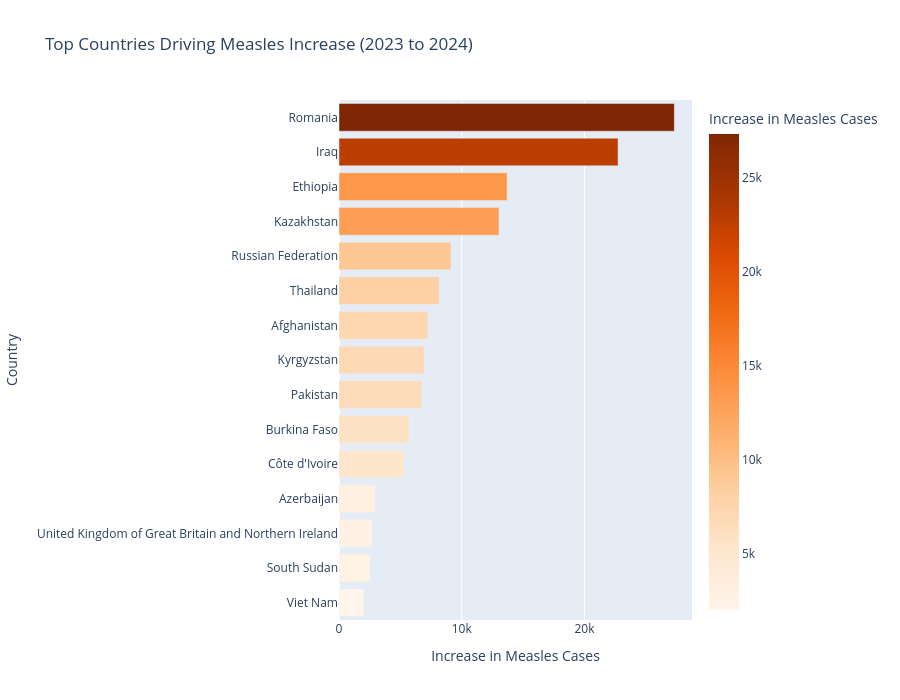

The code cell stored with this chart in its notebook:
### Code cell
# Countries that drove the 2023 to 2024 measles increase
country_year_23_24 = (
    yearly_measles
    .groupby(['country', 'year'], as_index=False)['measles_total']
    .sum()
)

pivot_23_24 = country_year_23_24.pivot(index='country', columns='year', values='measles_total').fillna(0)
pivot_23_24['increase_2024_vs_2023'] = pivot_23_24.get(2024, 0) - pivot_23_24.get(2023, 0)

drivers_23_24 = (
    pivot_23_24[pivot_23_24['increase_2024_vs_2023'] > 0][['increase_2024_vs_2023']]
    .sort_values('increase_2024_vs_2023', ascending=False)
)

global_increase_23_24 = drivers_23_24['increase_2024_vs_2023'].sum()
top_n_23_24 = 15
top_drivers_23_24 = drivers_23_24.head(top_n_23_24).copy()
top_drivers_23_24['share_of_increase_pct'] = (
    top_drivers_23_24['increase_2024_vs_2023'] / global_increase_23_24 * 100
).round(2)

print('Countries driving the 2023 to 2024 increase:')
print(top_drivers_23_24)
print(f"\nTotal global increase (2024 vs 2023): {int(global_increase_23_24):,}")
print(
    f"Top {top_n_23_24} countries explain "
    f"{top_drivers_23_24['share_of_increase_pct'].sum():.2f}% of that increase."
)

# Plotly horizontal bar chart
plot_23_24 = top_drivers_23_24.sort_values('increase_2024_vs_2023', ascending=True).reset_index()
fig = px.bar(plot_23_24, y='country', x='increase_2024_vs_2023',
             orientation='h',
             title='Top Countries Driving Measles Increase (2023 to 2024)',
             labels={'increase_2024_vs_2023': 'Increase in Measles Cases', 'country': 'Country'},
             color='increase_2024_vs_2023',
             color_continuous_scale='Oranges')
fig.update_layout(height=700, showlegend=False, hovermode='y unified')
fig.show()

### Figure 1 — Plotly figure (JSON) as saved in the notebook; plotly's stock layout.template omitted (floating-point values rounded to 4 significant figures)
{"data": [{"hovertemplate": "Increase in Measles Cases=%{marker.color}<br>Country=%{y}<extra></extra>", "legendgroup": "", "marker": {"color": [2007.0, 2529.0, 2693.0, 2962.0, 5291.0, 5712.0, 6748.0, 6945.0, 7240.0, 8155.0, 9116.0, 13040.0, 13700.0, 22730.0, 27320.0], "coloraxis": "coloraxis", "pattern": {"shape": ""}}, "name": "", "orientation": "h", "showlegend": false, "textposition": "auto", "type": "bar", "x": [2007.0, 2529.0, 2693.0, 2962.0, 5291.0, 5712.0, 6748.0, 6945.0, 7240.0, 8155.0, 9116.0, 13040.0, 13700.0, 22730.0, 27320.0], "xaxis": "x", "y": ["Viet Nam", "South Sudan", "United Kingdom of Great Britain and Northern Ireland", "Azerbaijan", "Côte d'Ivoire", "Burkina Faso", "Pakistan", "Kyrgyzstan", "Afghanistan", "Thailand", "Russian Federation", "Kazakhstan", "Ethiopia", "Iraq", "Romania"], "yaxis": "y"}], "layout": {"barmode": "relative", "coloraxis": {"colorbar": {"title": {"text": "Increase in Measles Cases"}}, "colorscale": [[0, "rgb(255,245,235)"], [0.125, "rgb(254,230,206)"], [0.25, "rgb(253,208,162)"], [0.375, "rgb(253,174,107)"], [0.5, "rgb(253,141,60)"], [0.625, "rgb(241,105,19)"], [0.75, "rgb(217,72,1)"], [0.875, "rgb(166,54,3)"], [1, "rgb(127,39,4)"]]}, "height": 700, "hovermode": "y unified", "legend": {"tracegroupgap": 0}, "showlegend": false, "title": {"text": "Top Countries Driving Measles Increase (2023 to 2024)"}, "xaxis": {"anchor": "y", "domain": [0, 1], "title": {"text": "Increase in Measles Cases"}}, "yaxis": {"anchor": "x", "domain": [0, 1], "title": {"text": "Country"}}}}
